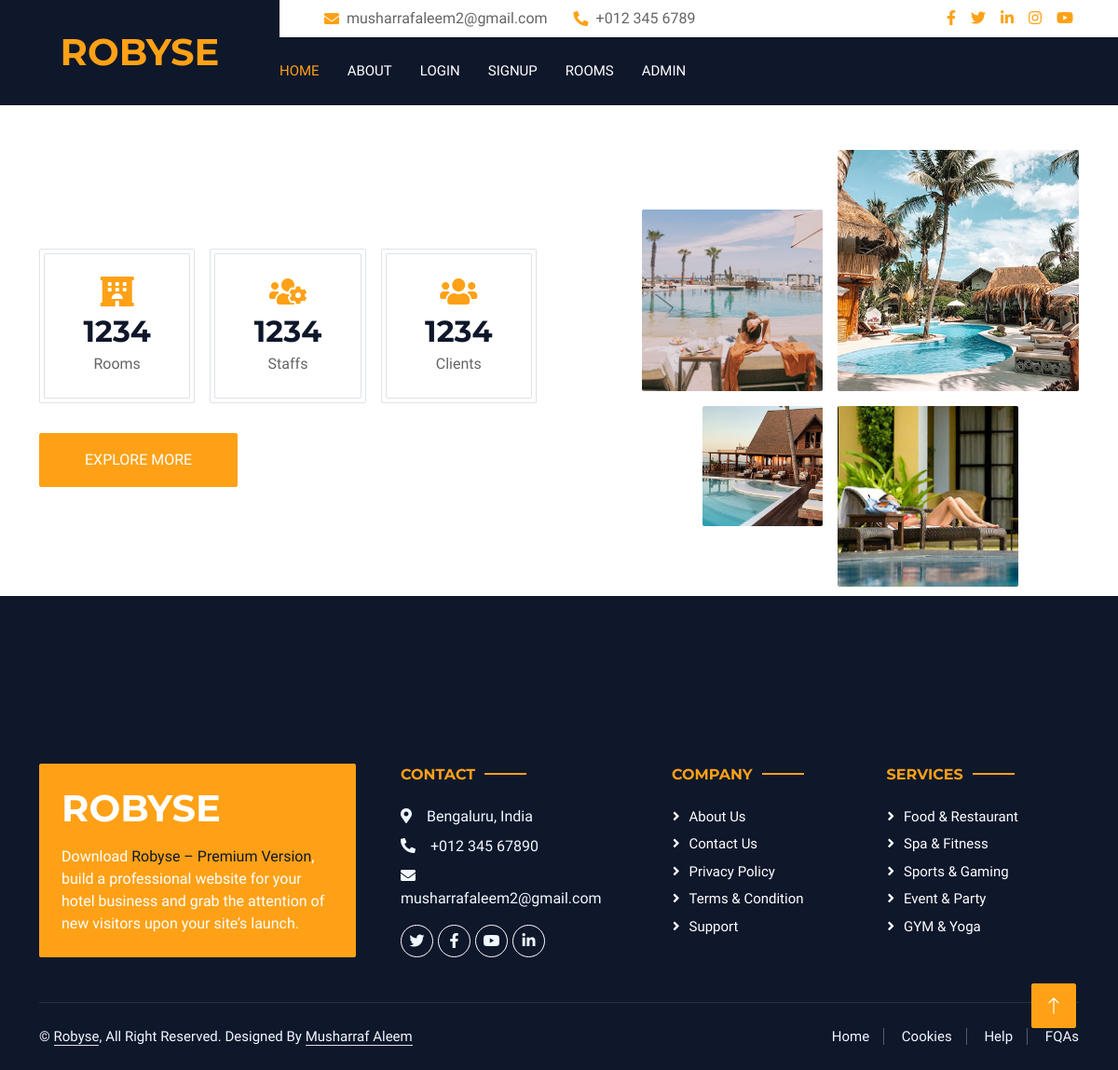
Page /about/ on the earlier database version.
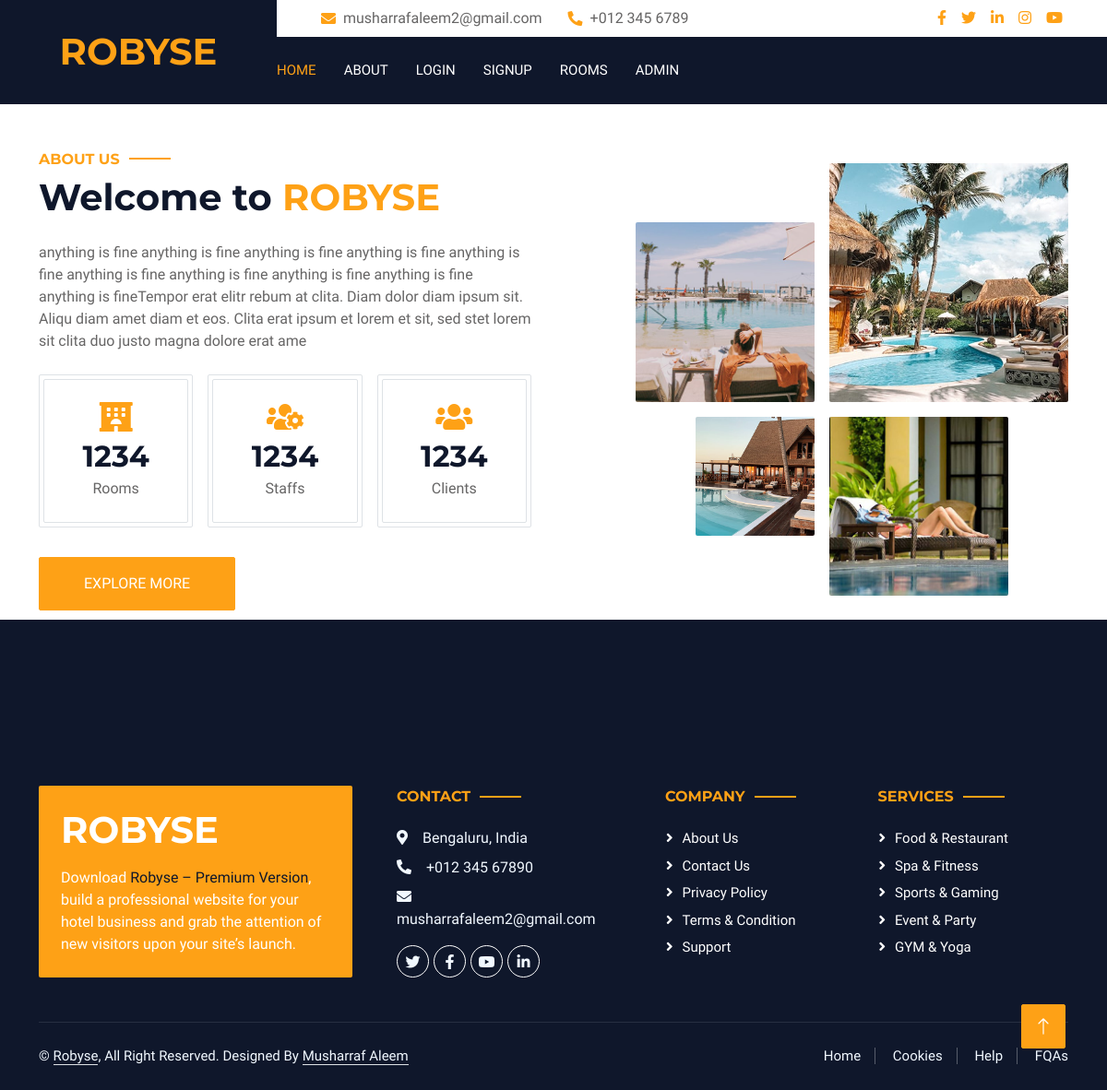
Same page on the later database version.
### app/models.py (models this page shows)
class About(models.Model):
    sitename = models.CharField(max_length=100)
    about = models.CharField(max_length=255)

### app/views.py (the view)
# urls.py: path('about/', about , name = 'about'),
def about(request):
    obj = About.objects.all()
    d = {'obj': obj}
    return render(request, 'about.html', d)

### templates/about.html
{% extends "base1.html" %}
{% load static %}
{% block content %}
    <div class="container-xxl py-5">
        <div class="container">
            <div class="row g-5 align-items-center">
                <div class="col-lg-6">
                    {% for a in obj %}
                    <h6 class="section-title text-start text-primary text-uppercase">About Us</h6>
                    <h1 class="mb-4">Welcome to <span class="text-primary text-uppercase">{{a.sitename}}</span></h1>
                    <p class="mb-4">{{a.about}}Tempor erat elitr rebum at clita. Diam dolor diam ipsum sit. Aliqu diam amet
                        diam et eos. Clita erat ipsum et lorem et sit, sed stet lorem sit clita duo justo magna dolore erat
                        ame</p>
                    {% endfor %}
                    <div class="row g-3 pb-4">
                        <div class="col-sm-4 wow fadeIn" data-wow-delay="0.1s">
                            <div class="border rounded p-1">
                                <div class="border rounded text-center p-4">
                                    <i class="fa fa-hotel fa-2x text-primary mb-2"></i>
                                    <h2 class="mb-1" data-toggle="counter-up">1234</h2>
                                    <p class="mb-0">Rooms</p>
                                </div>
                            </div>
                        </div>
                        <div class="col-sm-4 wow fadeIn" data-wow-delay="0.3s">
                            <div class="border rounded p-1">
                                <div class="border rounded text-center p-4">
                                    <i class="fa fa-users-cog fa-2x text-primary mb-2"></i>
                                    <h2 class="mb-1" data-toggle="counter-up">1234</h2>
                                    <p class="mb-0">Staffs</p>
                                </div>
                            </div>
                        </div>
                        <div class="col-sm-4 wow fadeIn" data-wow-delay="0.5s">
                            <div class="border rounded p-1">
                                <div class="border rounded text-center p-4">
                                    <i class="fa fa-users fa-2x text-primary mb-2"></i>
                                    <h2 class="mb-1" data-toggle="counter-up">1234</h2>
                                    <p class="mb-0">Clients</p>
                                </div>
                            </div>
                        </div>
                    </div>
                    <a class="btn btn-primary py-3 px-5 mt-2" href="">Explore More</a>
                </div>
                <div class="col-lg-6">
                    <div class="row g-3">
                        <div class="col-6 text-end">
                            <img class="img-fluid rounded w-75 wow zoomIn" data-wow-delay="0.1s"
                                src="{% static 'images/about-1.jpg' %}" style="margin-top: 25%;">
                        </div>
                        <div class="col-6 text-start">
                            <img class="img-fluid rounded w-100 wow zoomIn" data-wow-delay="0.3s"
                                src="{% static 'images/about-2.jpg' %}">
                        </div>
                        <div class="col-6 text-end">
                            <img class="img-fluid rounded w-50 wow zoomIn" data-wow-delay="0.5s"
                                src="{% static 'images/about-3.jpg' %}">
                        </div>
                        <div class="col-6 text-start">
                            <img class="img-fluid rounded w-75 wow zoomIn" data-wow-delay="0.7s"
                                src="{% static 'images/about-4.jpg' %}">
                        </div>
                    </div>
                </div>
            </div>
        </div>
    </div>
    <br><br><br>
{% endblock content %}

Differences in the rows shown:
added About: sitename "ROBYSE", about "anything is fine anything is fine anything is fine anything is fine anything is fine anything is fine anything is fine anything is fine anything is fine anything is fine"
